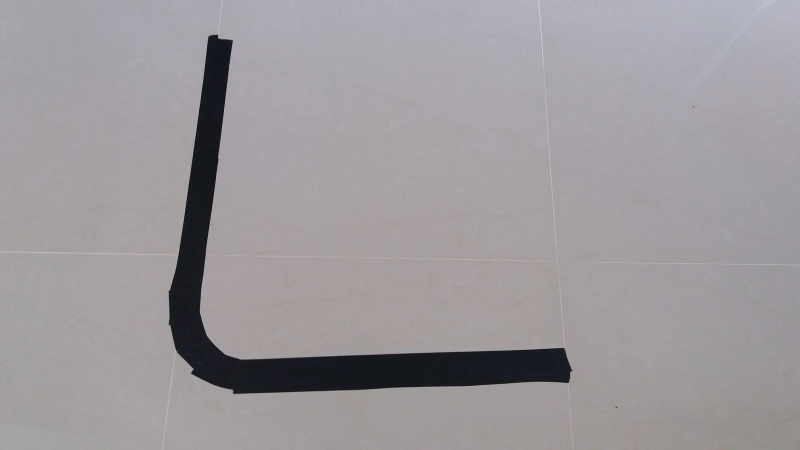
#> input picture examples/lineDetect/assets/1.jpeg, 1600 x 900 px (shown at 1/2 size)
$ python -i circleDetect.py   (imports and definitions only)
#> lines starting #> are read from the running program, lines starting #| are printed output that depends on the picture
import cv2 as openCv
import numpy
import math
from collections import deque
from picamera2 import Picamera2
import time

def gamma_correction(frame, gamma=1.9):
    """
        Manipula o brilho da imagem
        gamma > 1: escurece os pixeis
        gamma < 1: clareia os pixeis
    """

    # tabela de correção (0–255), faz uma nova quantização das cores
    table = numpy.array([
        ((i / 255.0) ** gamma) * 255
        for i in range(256)
    ]).astype("uint8")

    # Aplica a nova quantização aos pixels do frame
    corrected = openCv.LUT(frame, table)

    return corrected

def colorSegmentation(frame, low_color1=(0, 120, 70), upper_color1=(10, 255, 255), low_color2=(170, 120, 70), upper_color2=(180, 255, 255)):
    """
        Aplica mascaras com a cor passada pelos parametros(por padrão vemelhor), para realizar segmentação por cor.
    """

    # Converte a escala de por par HSV
    color_hsv = openCv.cvtColor(frame, openCv.COLOR_BGR2HSV)

    # Cria mascara com os cores passadas por parâmetro
    mask1 = openCv.inRange(color_hsv, numpy.array(low_color1), numpy.array(upper_color1))
    mask2 = openCv.inRange(color_hsv, numpy.array(low_color2), numpy.array(upper_color2))

    # Mecla as duas mascaras
    red_mask = openCv.bitwise_or(mask1, mask2)

    # limpa o ruido das mascaras
    red_mask = openCv.morphologyEx(red_mask, openCv.MORPH_OPEN, numpy.ones((5, 5), numpy.uint8))

    # Preenche buracos internos na mascara
    kernel_close = numpy.ones((15, 15), numpy.uint8)
    mask_close = openCv.morphologyEx(red_mask, openCv.MORPH_CLOSE, kernel_close)

    # preparando preenchimento de regioes por meio do floodfil
    fil = mask_close.copy()
    h, w = fil.shape[:2]

    # Mascara de preenchimento
    flood_mask = numpy.zeros((h + 2, w + 2), numpy.uint8)
    openCv.floodFill(fil, flood_mask, (0, 0), 255)
    fil_inv = openCv.bitwise_not(fil)

    # aplica floodfil na mascara
    mask_fil = mask_close | fil_inv # type: ignore

    # Borra imagem
    mask_fil = openCv.GaussianBlur(mask_fil, (9, 9), 2)

    return mask_fil

def colorDualSegmentation(frame):
    """
        Realiza segmentação dupla para evitar "buracos" por causa da iluminação.
        Segmenta a imagem normal e depois uma imagem escurecida, no final mescla as duas.
    """

    frame = openCv.resize(frame, (640, 640))

    # Aplica filtro para escurecer a imagem
    dark = gamma_correction(frame, 2.3)

    mask_red_dark = colorSegmentation(dark) # Aplica segmentação por cor na mascara escurecida
    mask_red_normal = colorSegmentation(frame) # Aplica segmentação por cor na mascara normal

    # Mescla as duas mascaras
    mask_final = openCv.bitwise_or(mask_red_dark, mask_red_normal)

    # aplicar a máscara na imagem original
    segmented = openCv.bitwise_and(dark, dark, mask=mask_final)

    # Aplica canny na mascara final para pegar as bordas
    edges = openCv.Canny(mask_final, 50, 150)

    return mask_final, segmented, edges

# [173 lines left out: functions houghDetect, circleCannyDetect, circleVoting, inInterval, smoothDetect, not called in this run]

# [1 line not run here, left out]

>>> import cv2
>>> picture = cv2.imread('../../examples/lineDetect/assets/1.jpeg')
#> picture is the input picture: shape (900, 1600, 3); mean B, G, R 156.7, 153, 157.2
>>> result = colorDualSegmentation(picture)
#> in colorDualSegmentation, `frame = openCv.resize(frame, (640, 640))`:
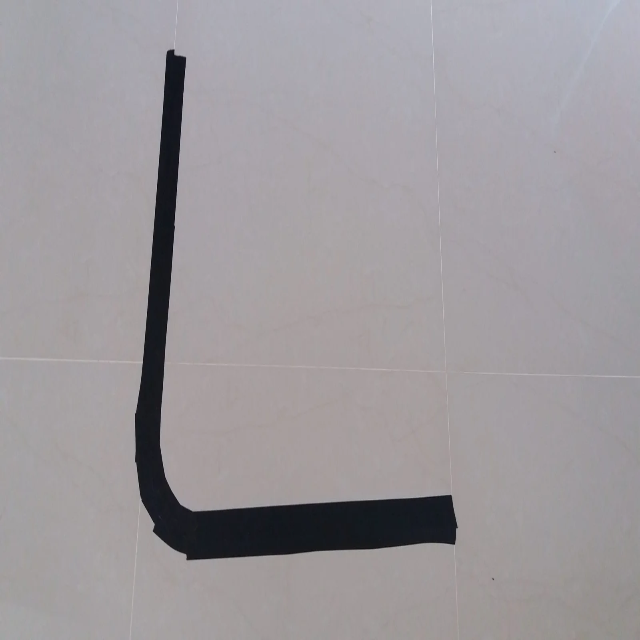
#> frame: shape (640, 640, 3); mean of channels 0, 1, 2 156.6, 153, 157.2; drawn as B, G, R
#> in gamma_correction, `corrected = openCv.LUT(frame, table)`:
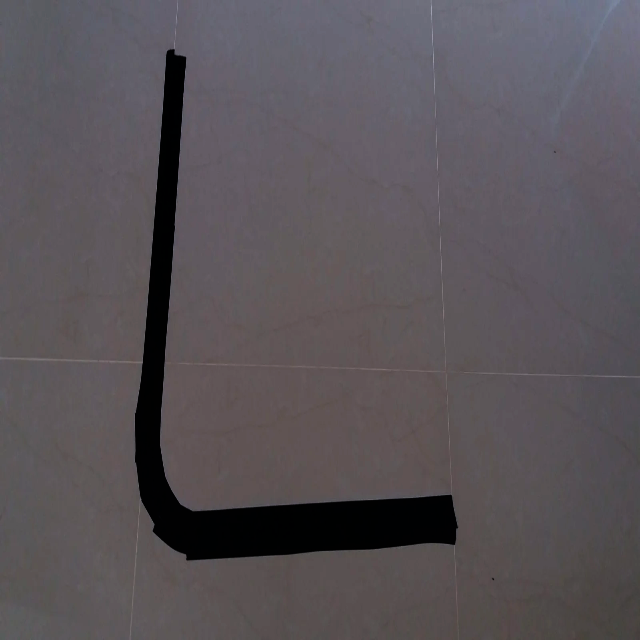
#> corrected: shape (640, 640, 3); mean of channels 0, 1, 2 87.7, 83.1, 88.7; drawn as B, G, R
#> in colorSegmentation, `color_hsv = openCv.cvtColor(frame, openCv.COLOR_BGR2HSV)`: color_hsv: shape (640, 640, 3); mean H, S, V 112.5, 31.8, 91.1
#> in colorSegmentation, `mask1 = openCv.inRange(color_hsv, numpy.array(low_color1), numpy.array..`: mask1: shape (640, 640); every value is 0
#> in colorSegmentation, `openCv.floodFill(fil, flood_mask, (0, 0), 255)`: fil: shape (640, 640); every value is 255
#> in colorSegmentation (call 2), `color_hsv = openCv.cvtColor(frame, openCv.COLOR_BGR2HSV)`: color_hsv: shape (640, 640, 3); mean H, S, V 113.6, 13.4, 159.3
#> in colorDualSegmentation, `segmented = openCv.bitwise_and(dark, dark, mask=mask_final)`: segmented: shape (640, 640, 3); every value is 0

$ run again, on examples/lineDetect/assets/2.jpeg
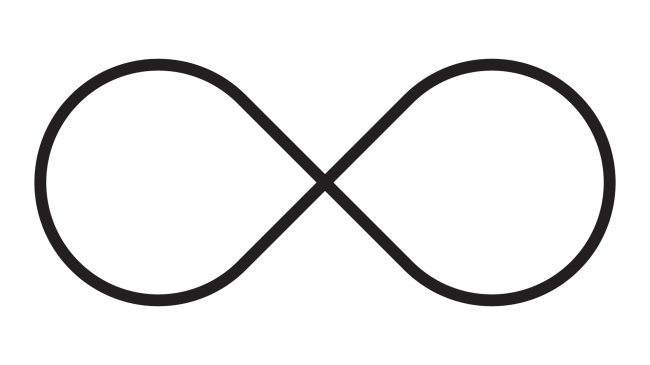
#> input picture examples/lineDetect/assets/2.jpeg, 1300 x 730 px (shown at 1/2 size)
#> picture is the input picture: shape (730, 1300, 3); mean B, G, R 237.2, 237.1, 237.5
#> in colorDualSegmentation, `frame = openCv.resize(frame, (640, 640))`:
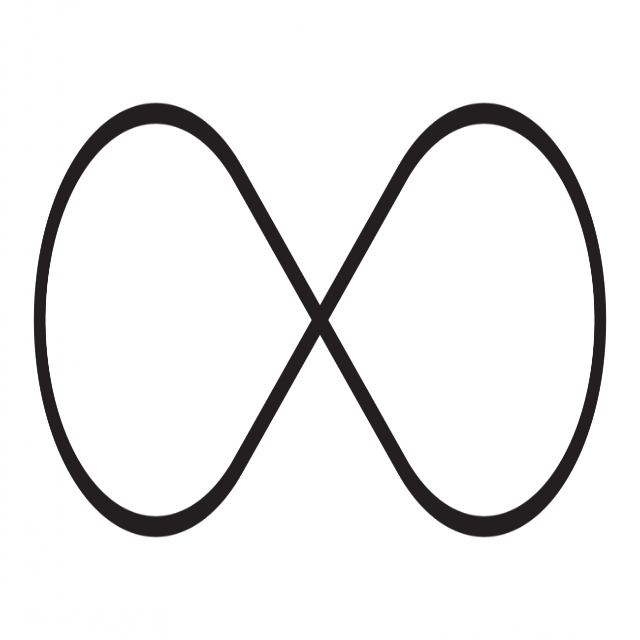
#> frame: shape (640, 640, 3); mean of channels 0, 1, 2 237.2, 237.1, 237.4; drawn as B, G, R
#> in gamma_correction, `corrected = openCv.LUT(frame, table)`:
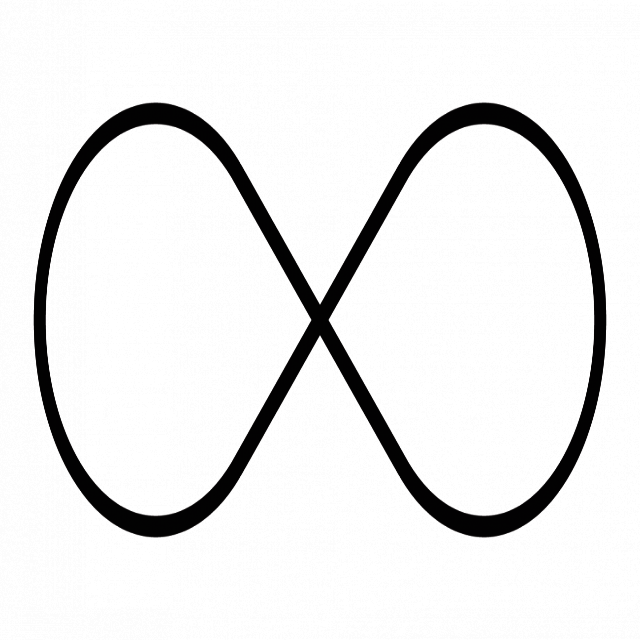
#> corrected: shape (640, 640, 3); mean of channels 0, 1, 2 233.8, 233.7, 233.8; drawn as B, G, R
#> color_hsv: shape (640, 640, 3); mean H, S, V 6.3, 5.1, 233.8
#> mask1: shape (640, 640); every value is 0
#> fil: shape (640, 640); every value is 255
#> color_hsv: shape (640, 640, 3); mean H, S, V 13.3, 2.3, 237.4
#> segmented: shape (640, 640, 3); every value is 0

$ run again, on examples/lineDetect/assets/3.jpeg
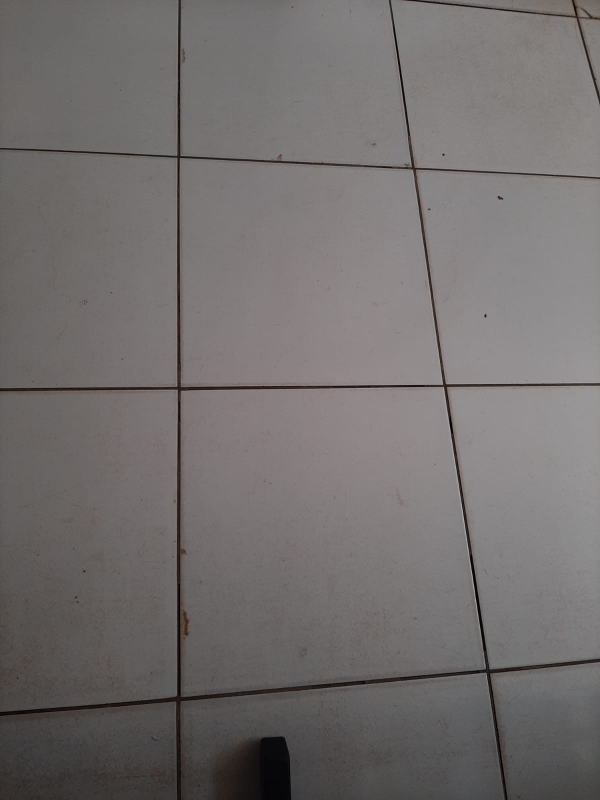
#> input picture examples/lineDetect/assets/3.jpeg, 1200 x 1600 px (shown at 1/2 size)
#> picture is the input picture: shape (1600, 1200, 3); mean B, G, R 110.1, 110.7, 114.6
#> in colorDualSegmentation, `frame = openCv.resize(frame, (640, 640))`:
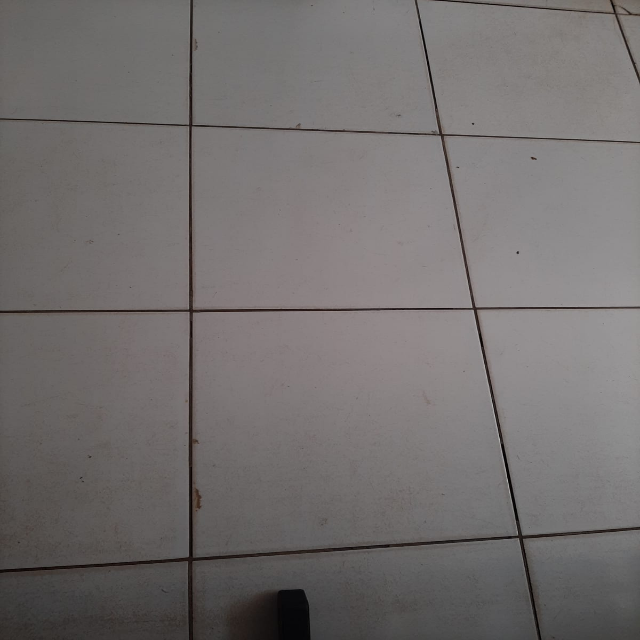
#> frame: shape (640, 640, 3); mean of channels 0, 1, 2 110.1, 110.7, 114.6; drawn as B, G, R
#> in gamma_correction, `corrected = openCv.LUT(frame, table)`:
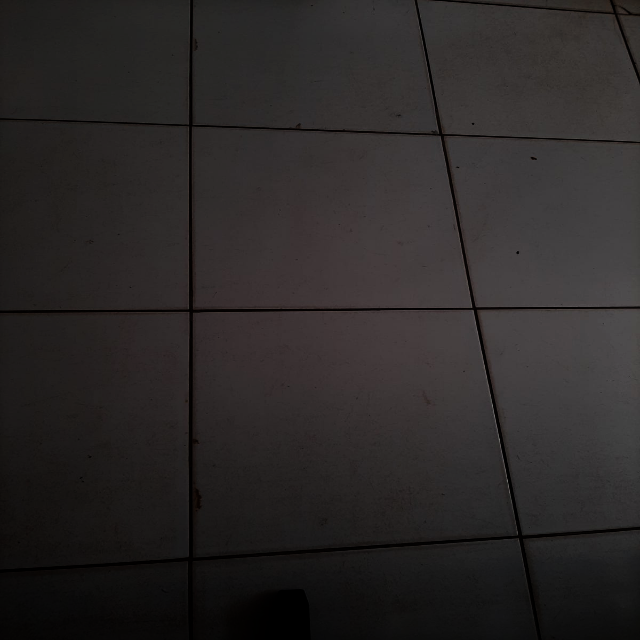
#> corrected: shape (640, 640, 3); mean of channels 0, 1, 2 39.5, 39.8, 43.1; drawn as B, G, R
#> color_hsv: shape (640, 640, 3); mean H, S, V 51.8, 26.9, 43.1
#> mask1: shape (640, 640); every value is 0
#> fil: shape (640, 640); every value is 255
#> color_hsv: shape (640, 640, 3); mean H, S, V 56.8, 12.4, 114.6
#> segmented: shape (640, 640, 3); every value is 0
